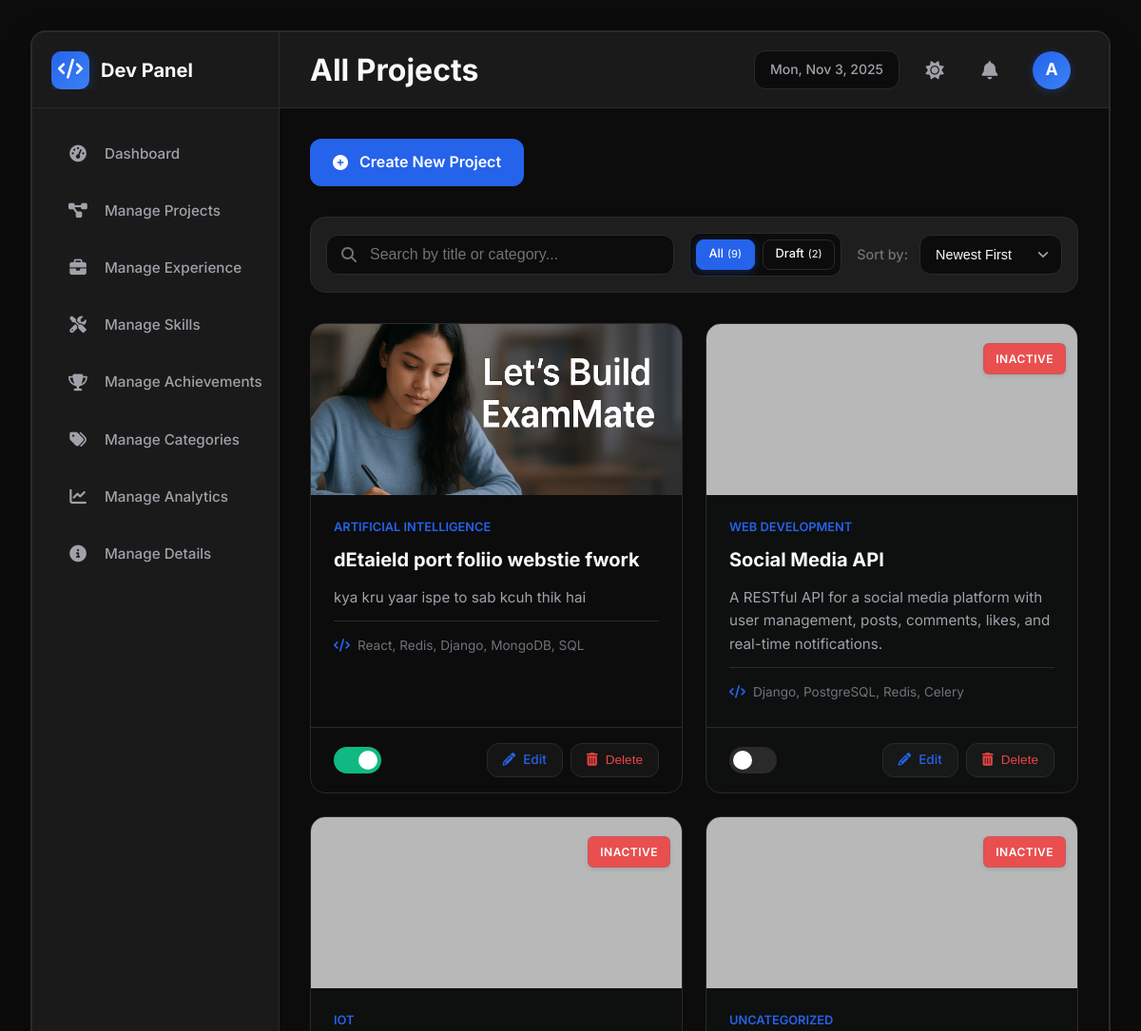
Before: /projects/list/ (upper part) with the older database file.
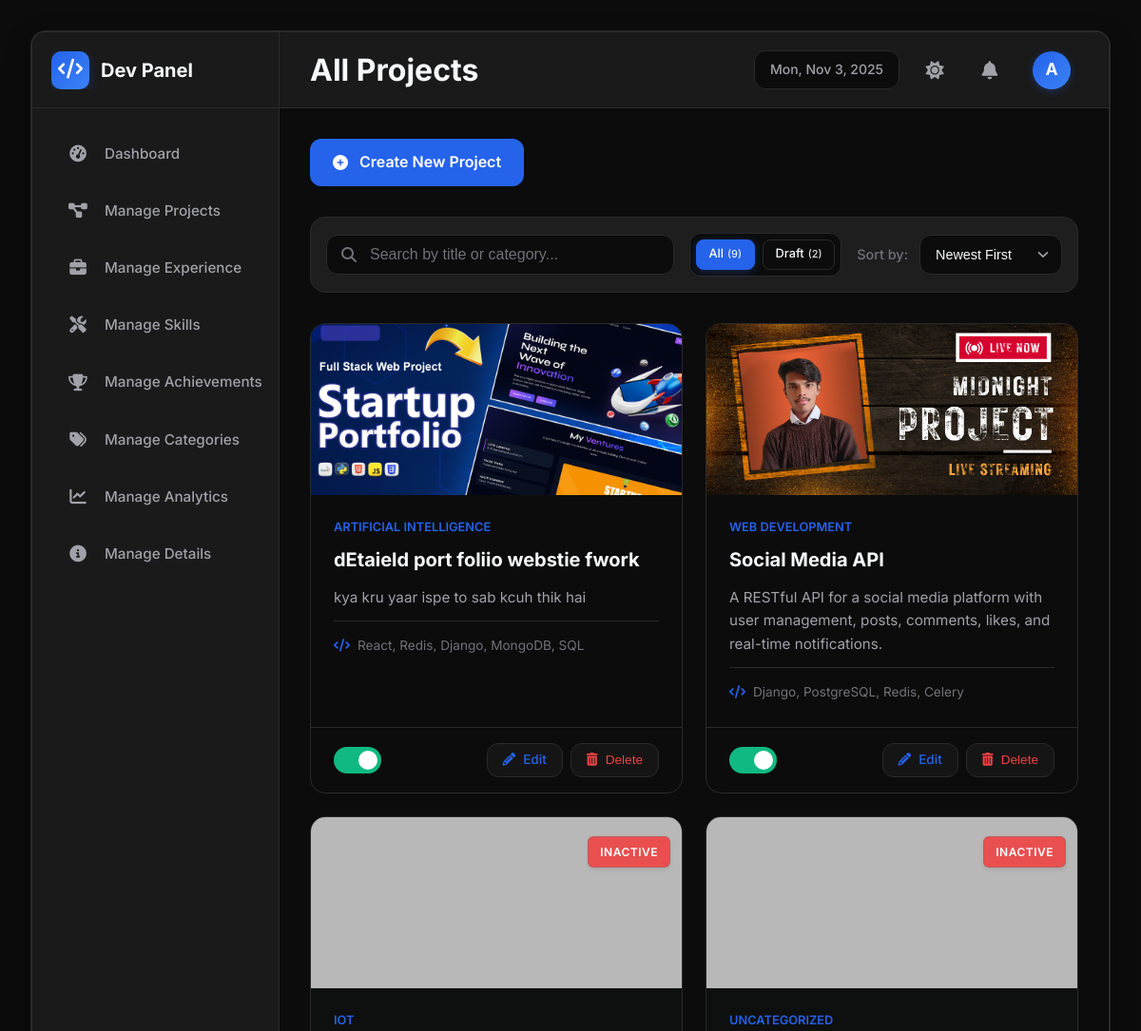
After: the same page with the newer database file.
### portfolio/models.py (models this page shows, shortened)
class Project(models.Model):
    STATUS_CHOICES = [
        ("active", "Active"),
        ("completed", "Completed"),
        ("on-hold", "On Hold"),
        ("draft", "Draft"),
    ]
    title = models.CharField(max_length=200)
    slug = models.SlugField(max_length=200, unique=True)
    description = models.TextField()
    project_name = models.CharField(
        max_length=200, blank=True, help_text="Display name for the project"
    )
    documentation = models.TextField(
        blank=True, help_text="Project documentation in HTML format"
    )
    category = models.ForeignKey(
        Category, on_delete=models.SET_NULL, null=True, related_name="projects"
    )
    technologies = models.CharField(
        max_length=500, help_text="Comma-separated list of technologies"
    )
    github_url = models.URLField(blank=True, null=True)
    live_url = models.URLField(blank=True, null=True)
    demo_url = models.URLField(blank=True, null=True)
    other_url = models.URLField(blank=True, null=True, help_text="Other project link")
    thumbnail = models.ImageField(
        upload_to="projects/thumbnails/",
        blank=True,
        null=True,
        help_text="Project thumbnail image",
    )
    start_date = models.DateField(null=True, blank=True)
    end_date = models.DateField(null=True, blank=True)
    client = models.CharField(max_length=200, blank=True)
    status = models.CharField(max_length=20, choices=STATUS_CHOICES, default="draft")
    is_active = models.BooleanField(default=True, help_text="Show on website")
    is_featured = models.BooleanField(default=False)
    views = models.IntegerField(default=0)
    likes = models.IntegerField(default=0)
    order = models.IntegerField(default=0, help_text="Display order")
    created_at = models.DateTimeField(auto_now_add=True)
    updated_at = models.DateTimeField(auto_now=True)
    class Meta:
        ordering = ["-order", "-created_at"]

class Category(models.Model):
    CATEGORY_TYPES = [
        ("project", "Project"),
        ("skill", "Skill"),
        ("achievement", "Achievement"),
        ("experience", "Experience"),
    ]
    name = models.CharField(max_length=100)
    slug = models.SlugField(max_length=100, unique=True)
    category_type = models.CharField(
        max_length=20,
        choices=CATEGORY_TYPES,
        default="project",
        help_text="Type of category (Project, Skill, Achievement, or Experience)",
    )
    description = models.TextField(blank=True, null=True)
    icon = models.CharField(
        max_length=50,
        default="fas fa-folder",
        help_text="FontAwesome icon class (e.g., 'fas fa-globe')",
    )
    color = models.CharField(
        max_length=7,
        default="#3b82f6",
        help_text="Hex color code (e.g., '#3b82f6')",
    )
    created_at = models.DateTimeField(auto_now_add=True)
    updated_at = models.DateTimeField(auto_now=True)
    class Meta:
        verbose_name_plural = "Categories"
        ordering = ["category_type", "name"]

### portfolio/views.py (the view)
# urls.py: path("projects/list/", views.list_projects, name="list_projects"),
def list_projects(request):
    filter_type = request.GET.get("filter", "all")
    if filter_type == "draft":
        projects = Project.objects.filter(status="draft")
    else:
        projects = Project.objects.all()
    context = {
        "projects": projects,
        "current_filter": filter_type,
        "total_count": Project.objects.count(),
        "draft_count": Project.objects.filter(status="draft").count(),
    }
    return render(request, "list_projects.html", context)

### portfolio/context_processors.py (called while the page is built)
def notifications_context(request):
    recent_notifications = Notification.objects.filter(is_active=True).order_by('-created_at')[:3]
    unread_count = Notification.objects.filter(is_active=True, is_read=False).count()
    return {
        'recent_notifications': recent_notifications,
        'unread_count': unread_count,
    }

### templates/list_projects.html (shortened to what this page needs)
{% extends 'base.html' %}
{% load static %}
{% block extra_css %}
<link rel="stylesheet" href="{% static 'css/list-common.css' %}">
<link rel="stylesheet" href="{% static 'css/manage-projects.css' %}">
<link rel="stylesheet" href="{% static 'css/view-all-projects.css' %}">
{% endblock %}
{% block nav_projects %}active{% endblock %}
{% block navbar_left %}
<h1 class="page-title">All Projects</h1>
{% endblock %}
{% block content %}
<div class="page-actions-header">
    <a href="{% url 'create_project' %}" class="btn-primary">
        <i class="fas fa-plus-circle"></i> Create New Project
    </a>
</div>
<div class="filter-bar section-card">
    <div class="search-wrapper">
        <input type="text" id="search-input" placeholder="Search by title or category...">
    </div>
    <div class="filter-controls">
        <div class="filter-group">
            <a href="{% url 'list_projects' %}" class="filter-btn {% if not current_filter or current_filter == 'all' %}active{% endif %}">All <span class="count">({{ total_count }})</span></a>
            <a href="{% url 'list_projects' %}?filter=draft" class="filter-btn {% if current_filter == 'draft' %}active{% endif %}">Draft <span class="count">({{ draft_count }})</span></a>
        </div>
        <div class="sort-group">
            <label for="sort-select">Sort by:</label>
            <select id="sort-select">
                <option value="newest">Newest First</option>
            </select>
        </div>
    </div>
</div>
<div class="blog-grid" id="all-projects-grid">
    {% for project in projects %}
    <div class="blog-card fade-in {% if not project.is_active %}inactive{% endif %}" data-status="{{ project.status }}" data-title="{{ project.title }}" data-date="{{ project.created_at|date:'Y-m-d' }}" data-project-id="{{ project.id }}">
        <div class="card-image">
            {% if project.thumbnail %}
                <img src="{{ project.thumbnail.url }}" alt="{{ project.title }}">
            {% else %}
                <img src="https://via.placeholder.com/400x250/2563eb/ffffff?text={{ project.title|urlencode }}" alt="{{ project.title }}">
            {% endif %}
            {% if not project.is_active %}
            <span class="status-badge status-inactive">Inactive</span>
            {% endif %}
        </div>
        <div class="card-content">
            <span class="card-category">{{ project.category.name|default:"Uncategorized" }}</span>
            <h4 class="card-title">{{ project.title }}</h4>
            <p class="card-excerpt">{{ project.description|truncatewords:20 }}</p>
            <div class="project-meta">
                <span class="tech-stack"><i class="fas fa-code"></i> {{ project.technologies }}</span>
            </div>
        </div>
        <div class="card-actions">
            <label class="toggle-switch">
                <span class="slider"></span>
            </label>
            <div class="action-buttons">
                <a href="{% url 'edit_project' project.id %}" class="btn-icon btn-edit" title="Edit Project">
                    <i class="fas fa-pencil-alt"></i> Edit
                </a>
                <button class="btn-icon btn-delete" data-project-id="{{ project.id }}" data-project-title="{{ project.title }}" title="Delete Project">
                    <i class="fas fa-trash-alt"></i> Delete
                </button>
            </div>
        </div>
    </div>
    {% endfor %}
</div>
{% endblock %}

Changed rows visible on the page:
changed Project "dEtaield port foliio webstie fwork": thumbnail: a different picture
changed Project "Social Media API": thumbnail: picture added; no longer shows "INACTIVE"
